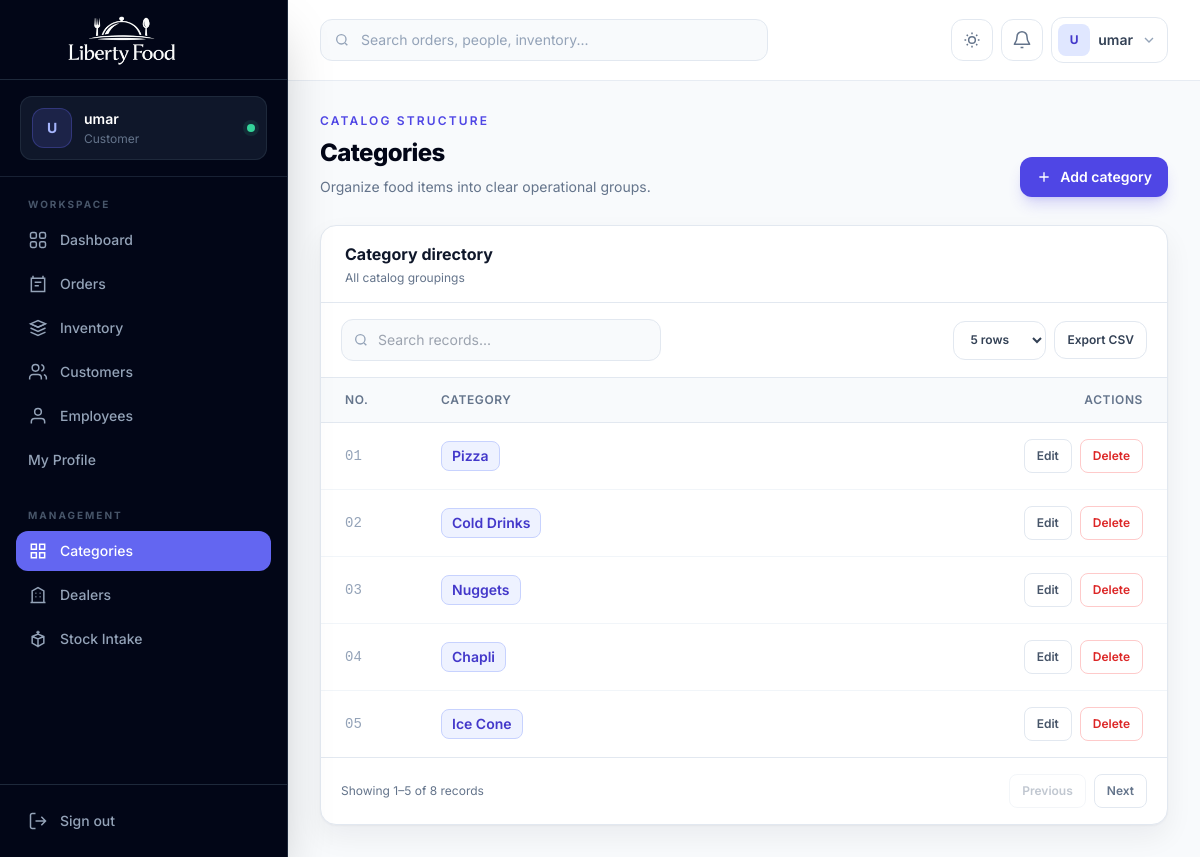
The page /categories/ (signed in) on the database its author committed.
### accounts/models.py (models this page shows, shortened)
class CustomUser(AbstractUser):
    email = models.EmailField(unique=True)
    ROLE_CHOICES = (
        ('admin', 'Admin'),
        ('employee', 'Employee'),
        ('customer', 'Customer'),
    )
    role = models.CharField(
        max_length=20,
        choices=ROLE_CHOICES,
        default='customer'
    )
    phone = models.CharField(
        max_length=15,
        blank=True,
        null=True
    )
    profile_image = models.ImageField(
        upload_to='profiles/',
        blank=True,
        null=True
    )

### core_app/models.py (models this page shows, shortened)
class Category(models.Model):
    name = models.CharField(max_length=200)
    image = models.ImageField(upload_to='categories/', null=True, blank=True)
    status = models.BooleanField(default=True)

### core_app/views.py (the view)
# urls.py: path('categories/', views.category_list, name='category_list'),
@admin_required
def category_list(request):
    return render(request, "category_list.html", {
        "categories": Category.objects.all()
    })

### templates/category_list.html (shortened to what this page needs)
{% extends "base.html" %}
{% block content %}
<section class="mb-7 flex flex-col gap-4 sm:flex-row sm:items-end sm:justify-between">
  <div>
    <p class="text-xs font-semibold uppercase tracking-[.18em] text-indigo-600 dark:text-indigo-400">Catalog structure</p>
    <h1 class="mt-2 text-2xl font-extrabold tracking-tight text-slate-950 dark:text-white">Categories</h1>
    <p class="mt-2 text-sm text-slate-500">Organize food items into clear operational groups.</p>
  </div>
  <a href="{% url 'add_category' %}" class="inline-flex items-center justify-center gap-2 rounded-xl bg-indigo-600 px-4 py-2.5 text-sm font-semibold text-white shadow-lg shadow-indigo-600/20 hover:bg-indigo-700"><svg class="h-4 w-4" viewBox="0 0 24 24" fill="none" stroke="currentColor" stroke-width="2"><path d="M12 5v14M5 12h14"/></svg> Add category</a>
</section>
<section class="overflow-hidden rounded-2xl border border-slate-200 bg-white shadow-soft dark:border-slate-800 dark:bg-slate-900">
  <div class="border-b border-slate-200 px-6 py-4 dark:border-slate-800">
    <h2 class="font-bold text-slate-900 dark:text-white">Category directory</h2>
    <p class="mt-1 text-xs text-slate-500">All catalog groupings</p>
  </div>
  <div class="overflow-x-auto">
    <table class="min-w-full divide-y divide-slate-200 dark:divide-slate-800">
      <thead class="bg-slate-50 dark:bg-slate-800/50">
        <tr>
          <th class="w-24 px-6 py-3.5 text-left text-xs font-semibold uppercase tracking-wider text-slate-500">No.</th>
          <th class="px-6 py-3.5 text-left text-xs font-semibold uppercase tracking-wider text-slate-500">Category</th>
          <th class="px-6 py-3.5 text-right text-xs font-semibold uppercase tracking-wider text-slate-500">Actions</th>
        </tr>
      </thead>
      <tbody class="divide-y divide-slate-100 dark:divide-slate-800">
        {% for category in categories %}
          <tr class="hover:bg-slate-50 dark:hover:bg-slate-800/40">
            <td class="px-6 py-4 font-mono text-sm text-slate-400">{{ forloop.counter|stringformat:"02d" }}</td>
            <td class="px-6 py-4"><span class="inline-flex rounded-lg border border-indigo-200 bg-indigo-50 px-2.5 py-1 text-sm font-semibold text-indigo-700 dark:border-indigo-900 dark:bg-indigo-950/50 dark:text-indigo-300">{{ category.name }}</span></td>
            <td class="px-6 py-4">
              <div class="flex justify-end gap-2">
                <a href="{% url 'category_edit' category.id %}" class="inline-flex items-center gap-2 rounded-lg border border-slate-200 px-3 py-2 text-xs font-semibold text-slate-600 hover:border-indigo-300 hover:text-indigo-600 dark:border-slate-700 dark:text-slate-300">Edit</a>
                <a href="{% url 'category_delete' category.id %}" onclick="return confirm('Are you sure to delete this?')" class="inline-flex items-center gap-2 rounded-lg border border-red-200 px-3 py-2 text-xs font-semibold text-red-600 hover:bg-red-50 dark:border-red-900 dark:text-red-400 dark:hover:bg-red-950/40">Delete</a>
              </div>
            </td>
          </tr>
        {% empty %}
          <tr><td colspan="3" class="px-6 py-16 text-center text-sm text-slate-500">No categories available.</td></tr>
        {% endfor %}
      </tbody>
    </table>
  </div>
</section>
{% endblock %}

### templates/base.html (shortened to what this page needs)
{% load static %}
<!DOCTYPE html>
<html lang="en" class="h-full scroll-smooth">
<head>
  <script src="https://cdn.tailwindcss.com"></script>
</head>
<body class="h-full bg-slate-50 font-sans text-slate-700 antialiased dark:bg-slate-950 dark:text-slate-300">
  <aside id="sidebar" class="fixed inset-y-0 left-0 z-50 flex w-72 -translate-x-full flex-col border-r border-slate-800 bg-slate-950 text-slate-300 shadow-2xl transition-transform duration-300 lg:translate-x-0">
    <div class="flex h-20 items-center gap-3 border-b border-slate-800 px-5">
      <a href="{% url 'home' %}" class="block h-16 w-52" aria-label="Liberty Food home">
        <img src="{% static 'liberty-food-logo-cropped.png' %}" alt="Liberty Food" class="h-full w-full object-contain">
      </a>
    </div>
    <div class="border-b border-slate-800/80 px-5 py-4">
      <div class="flex items-center gap-3 rounded-xl bg-slate-900 px-3 py-3 ring-1 ring-inset ring-slate-800">
        {% if request.user.profile_image %}
          <img src="{{ request.user.profile_image.url }}" alt="{{ request.user.username }}" class="h-10 w-10 rounded-xl object-cover ring-2 ring-indigo-500/40">
        {% else %}
          <div class="flex h-10 w-10 items-center justify-center rounded-xl bg-indigo-500/15 text-sm font-bold uppercase text-indigo-300 ring-1 ring-inset ring-indigo-500/30">
            {{ request.user.username|slice:":1" }}
          </div>
        {% endif %}
        <div class="min-w-0">
          <p class="truncate text-sm font-semibold text-white">{{ request.user.get_full_name|default:request.user.username }}</p>
          <p class="mt-0.5 truncate text-xs capitalize text-slate-500">{{ request.user.role|default:"Team member" }}</p>
        </div>
        <span class="ml-auto h-2 w-2 rounded-full bg-emerald-400 ring-4 ring-emerald-400/10" title="Online"></span>
      </div>
    </div>
    <nav class="flex-1 overflow-y-auto px-4 py-5" aria-label="Primary navigation">
      <p class="mb-2 px-3 text-[10px] font-bold uppercase tracking-[.2em] text-slate-600">Workspace</p>
      <div class="space-y-1">
        <a href="{% url 'home' %}" class="nav-link flex items-center gap-3 rounded-xl px-3 py-2.5 text-sm font-medium transition {% if request.resolver_match.url_name == 'home' %}bg-indigo-500 text-white shadow-lg shadow-indigo-950/30{% else %}text-slate-400 hover:bg-slate-900 hover:text-white{% endif %}">
          <svg class="h-5 w-5" viewBox="0 0 24 24" fill="none" stroke="currentColor" stroke-width="1.8"><rect x="3" y="3" width="7" height="7" rx="2"/><rect x="14" y="3" width="7" height="7" rx="2"/><rect x="3" y="14" width="7" height="7" rx="2"/><rect x="14" y="14" width="7" height="7" rx="2"/></svg>
          Dashboard
        </a>
        {% if request.user.role == 'admin' or request.user.is_superuser %}<a href="{% url 'order_list' %}" class="nav-link flex items-center gap-3 rounded-xl px-3 py-2.5 text-sm font-medium transition {% if 'order' in request.resolver_match.url_name %}bg-indigo-500 text-white shadow-lg shadow-indigo-950/30{% else %}text-slate-400 hover:bg-slate-900 hover:text-white{% endif %}">
          <svg class="h-5 w-5" viewBox="0 0 24 24" fill="none" stroke="currentColor" stroke-width="1.8"><path d="M6 2v4M18 2v4M4 5h16v16H4z"/><path d="M8 10h8M8 14h5"/></svg>
          Orders
        </a>
        <a href="{% url 'fooditem_list' %}" class="nav-link flex items-center gap-3 rounded-xl px-3 py-2.5 text-sm font-medium transition {% if 'fooditem' in request.resolver_match.url_name or request.resolver_match.url_name == 'food_quantity' %}bg-indigo-500 text-white shadow-lg shadow-indigo-950/30{% else %}text-slate-400 hover:bg-slate-900 hover:text-white{% endif %}">
          <svg class="h-5 w-5" viewBox="0 0 24 24" fill="none" stroke="currentColor" stroke-width="1.8"><path d="m3 7 9-4 9 4-9 4-9-4Z"/><path d="m3 7 9 4 9-4M3 12l9 4 9-4M3 17l9 4 9-4"/></svg>
          Inventory
        </a>
        <a href="{% url 'customer_list' %}" class="nav-link flex items-center gap-3 rounded-xl px-3 py-2.5 text-sm font-medium transition {% if 'customer' in request.resolver_match.url_name %}bg-indigo-500 text-white shadow-lg shadow-indigo-950/30{% else %}text-slate-400 hover:bg-slate-900 hover:text-white{% endif %}">
          <svg class="h-5 w-5" viewBox="0 0 24 24" fill="none" stroke="currentColor" stroke-width="1.8"><path d="M16 21v-2a4 4 0 0 0-4-4H6a4 4 0 0 0-4 4v2"/><circle cx="9" cy="7" r="4"/><path d="M22 21v-2a4 4 0 0 0-3-3.87M16 3.13a4 4 0 0 1 0 7.75"/></svg>
          Customers
        </a>
        <a href="{% url 'employee_list' %}" class="nav-link flex items-center gap-3 rounded-xl px-3 py-2.5 text-sm font-medium transition {% if 'employee' in request.resolver_match.url_name or 'salary' in request.resolver_match.url_name %}bg-indigo-500 text-white shadow-lg shadow-indigo-950/30{% else %}text-slate-400 hover:bg-slate-900 hover:text-white{% endif %}">
          <svg class="h-5 w-5" viewBox="0 0 24 24" fill="none" stroke="currentColor" stroke-width="1.8"><path d="M20 21v-2a4 4 0 0 0-4-4H8a4 4 0 0 0-4 4v2"/><circle cx="12" cy="7" r="4"/></svg>
          Employees
        </a>{% endif %}
        {% if request.user.role == 'employee' %}
          <a href="{% url 'profile' %}" class="nav-link flex items-center gap-3 rounded-xl px-3 py-2.5 text-sm font-medium text-slate-400 transition hover:bg-slate-900 hover:text-white">My Profile</a>
          <a href="{% url 'employee_detail' request.user.employee_profile.id %}" class="nav-link flex items-center gap-3 rounded-xl px-3 py-2.5 text-sm font-medium text-slate-400 transition hover:bg-slate-900 hover:text-white">My Salary</a>
          <a href="{% url 'my_transactions' %}" class="nav-link flex items-center gap-3 rounded-xl px-3 py-2.5 text-sm font-medium text-slate-400 transition hover:bg-slate-900 hover:text-white">Transaction History</a>
        {% elif request.user.role == 'customer' %}
          <a href="{% url 'profile' %}" class="nav-link flex items-center gap-3 rounded-xl px-3 py-2.5 text-sm font-medium text-slate-400 transition hover:bg-slate-900 hover:text-white">My Profile</a>
        {% endif %}
      </div>
      {% if request.user.role == 'admin' or request.user.is_superuser %}<p class="mb-2 mt-7 px-3 text-[10px] font-bold uppercase tracking-[.2em] text-slate-600">Management</p>
      <div class="space-y-1">
        <a href="{% url 'category_list' %}" class="nav-link flex items-center gap-3 rounded-xl px-3 py-2.5 text-sm font-medium transition {% if 'category' in request.resolver_match.url_name %}bg-indigo-500 text-white{% else %}text-slate-400 hover:bg-slate-900 hover:text-white{% endif %}">
          <svg class="h-5 w-5" viewBox="0 0 24 24" fill="none" stroke="currentColor" stroke-width="1.8"><path d="M4 4h6v6H4zM14 4h6v6h-6zM4 14h6v6H4zM14 14h6v6h-6z"/></svg>
          Categories
        </a>
        <a href="{% url 'dealer_list' %}" class="nav-link flex items-center gap-3 rounded-xl px-3 py-2.5 text-sm font-medium transition {% if 'dealer' in request.resolver_match.url_name %}bg-indigo-500 text-white{% else %}text-slate-400 hover:bg-slate-900 hover:text-white{% endif %}">
          <svg class="h-5 w-5" viewBox="0 0 24 24" fill="none" stroke="currentColor" stroke-width="1.8"><path d="M3 21h18M5 21V7l7-4 7 4v14M9 10h1M14 10h1M9 14h1M14 14h1"/></svg>
          Dealers
        </a>
        <a href="{% url 'food_quantity' %}" class="nav-link flex items-center gap-3 rounded-xl px-3 py-2.5 text-sm font-medium transition {% if request.resolver_match.url_name == 'food_quantity' %}bg-indigo-500 text-white{% else %}text-slate-400 hover:bg-slate-900 hover:text-white{% endif %}">
          <svg class="h-5 w-5" viewBox="0 0 24 24" fill="none" stroke="currentColor" stroke-width="1.8"><path d="M12 22V12M5 9l7 3 7-3M5 9l7-3 7 3v8l-7 4-7-4V9Z"/><path d="M12 2v4M10 4h4"/></svg>
          Stock Intake
        </a>
      </div>{% endif %}
    </nav>
    <div class="border-t border-slate-800 p-4">
      <a href="{% url 'logout' %}" class="flex items-center gap-3 rounded-xl px-3 py-2.5 text-sm font-medium text-slate-400 transition hover:bg-red-500/10 hover:text-red-400">
        <svg class="h-5 w-5" viewBox="0 0 24 24" fill="none" stroke="currentColor" stroke-width="1.8"><path d="M9 21H5a2 2 0 0 1-2-2V5a2 2 0 0 1 2-2h4M16 17l5-5-5-5M21 12H9"/></svg>
        Sign out
      </a>
    </div>
  </aside>
  <div id="app-main" class="min-h-full transition-all duration-300 lg:ml-72">
    <header id="topbar" class="sticky top-0 z-30 border-b border-slate-200/80 bg-white/90 backdrop-blur-xl dark:border-slate-800 dark:bg-slate-950/85">
      <div class="flex h-20 items-center gap-3 px-4 sm:px-6 lg:px-8">
        {% if request.user.role == 'admin' or request.user.is_superuser %}<form method="GET" action="{% url 'global_search' %}" class="relative hidden w-full max-w-md md:block">
          <input type="search" name="q" placeholder="Search orders, people, inventory..." class="w-full rounded-xl border border-slate-200 bg-slate-50 py-2.5 pl-10 pr-4 text-sm text-slate-900 outline-none transition placeholder:text-slate-400 focus:border-indigo-500 focus:ring-4 focus:ring-indigo-500/10 dark:border-slate-800 dark:bg-slate-900 dark:text-white">
        </form>{% endif %}
        <div class="ml-auto flex items-center gap-2">
          <button id="theme-toggle" type="button" class="rounded-xl border border-slate-200 p-2.5 text-slate-500 transition hover:border-indigo-200 hover:bg-indigo-50 hover:text-indigo-600 dark:border-slate-800 dark:text-slate-400 dark:hover:border-indigo-900 dark:hover:bg-indigo-950/50 dark:hover:text-indigo-400" aria-label="Toggle color theme">
            <svg class="h-5 w-5 dark:hidden" viewBox="0 0 24 24" fill="none" stroke="currentColor" stroke-width="1.8"><path d="M12 3v2M12 19v2M3 12h2M19 12h2M5.64 5.64l1.42 1.42M16.94 16.94l1.42 1.42M18.36 5.64l-1.42 1.42M7.06 16.94l-1.42 1.42"/><circle cx="12" cy="12" r="4"/></svg>
          </button>
          <div class="relative">
            <button id="notification-trigger" type="button" class="relative rounded-xl border border-slate-200 p-2.5 text-slate-500 transition hover:bg-slate-50 dark:border-slate-800 dark:text-slate-400 dark:hover:bg-slate-900" aria-label="Notifications" aria-expanded="false">
              <svg class="h-5 w-5" viewBox="0 0 24 24" fill="none" stroke="currentColor" stroke-width="1.8"><path d="M18 8a6 6 0 0 0-12 0c0 7-3 7-3 9h18c0-2-3-2-3-9M13.7 21h-3.4"/></svg>
            </button>
          </div>
          <div class="relative">
            <button id="profile-trigger" type="button" class="flex items-center gap-2 rounded-xl border border-slate-200 bg-white p-1.5 pr-2.5 transition hover:bg-slate-50 dark:border-slate-800 dark:bg-slate-900 dark:hover:bg-slate-800" aria-expanded="false">
              {% if request.user.profile_image %}
                <img src="{{ request.user.profile_image.url }}" alt="" class="h-8 w-8 rounded-lg object-cover">
              {% else %}
                <span class="flex h-8 w-8 items-center justify-center rounded-lg bg-indigo-100 text-xs font-bold uppercase text-indigo-700 dark:bg-indigo-500/15 dark:text-indigo-300">{{ request.user.username|slice:":1" }}</span>
              {% endif %}
              <span class="hidden max-w-32 truncate text-sm font-semibold text-slate-700 dark:text-slate-200 sm:block">{{ request.user.get_full_name|default:request.user.username }}</span>
              <svg class="hidden h-4 w-4 text-slate-400 sm:block" viewBox="0 0 24 24" fill="none" stroke="currentColor" stroke-width="2"><path d="m6 9 6 6 6-6"/></svg>
            </button>
          </div>
        </div>
      </div>
    </header>
    <main class="px-4 py-6 sm:px-6 lg:px-8 lg:py-8">
      <div class="mx-auto max-w-[1600px]">
        {% block content %}{% endblock %}
      </div>
    </main>
  </div>
</body>
</html>

### rows shown on the page
CustomUser: user.username "U", user.get_full_name "umar", user.role "Customer"
Category: name "Pizza"
Category: name "Cold Drinks"
Category: name "Nuggets"
Category: name "Chapli"
Category: name "Ice Cone"
